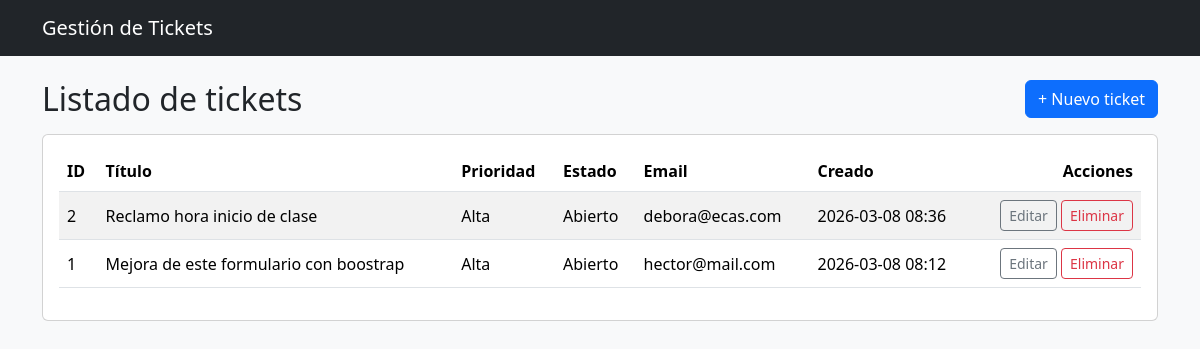
The page /tickets/ on the database its author committed.
### tickets/models.py (models this page shows, shortened)
class Ticket(models.Model):
    PRIORIDAD_CHOICES = [
        ("BAJA", "Baja"),
        ("MEDIA", "Media"),
        ("ALTA", "Alta"),
    ]
    ESTADO_CHOICES = [
        ("ABIERTO", "Abierto"),
        ("EN_PROCESO", "En proceso"),
        ("CERRADO", "Cerrado"),
    ]
    titulo = models.CharField(max_length=120)
    email_contacto = models.EmailField()
    prioridad = models.CharField(max_length=10, choices=PRIORIDAD_CHOICES, default="MEDIA")
    estado = models.CharField(max_length=12, choices=ESTADO_CHOICES, default="ABIERTO")
    descripcion = models.TextField(blank=True)
    fecha_creacion = models.DateTimeField(auto_now_add=True)

### tickets/views.py (the view)
# urls.py: path("", TicketListView.as_view(), name="ticket_list"),
class TicketListView(ListView):
    model = Ticket
    template_name = "ticket_list.html"
    context_object_name = "tickets"
    ordering = ["-fecha_creacion"]

### tickets/templates/ticket_list.html (shortened to what this page needs)
{% extends "base.html" %}
{% block content %}
<div class="d-flex justify-content-between align-items-center mb-3">
 <h2 class="m-0">Listado de tickets</h2>
 <a class="btn btn-primary" href="{% url 'ticket_create' %}">+ Nuevo ticket</a>
</div>
<div class="card">
 <div class="card-body">
    {% if tickets %}
 <div class="table-responsive">
 <table class="table table-striped align-middle">
 <thead>
 <tr>
 <th>ID</th>
 <th>Título</th>
 <th>Prioridad</th>
 <th>Estado</th>
 <th>Email</th>
 <th>Creado</th>
 <th class="text-end">Acciones</th>
 </tr>
 </thead>
 <tbody>
 {% for t in tickets %}
 <tr>
 <td>{{ t.id }}</td>
 <td>{{ t.titulo }}</td>
 <td>{{ t.get_prioridad_display }}</td>
 <td>{{ t.get_estado_display }}</td>
 <td>{{ t.email_contacto }}</td>
 <td>{{ t.fecha_creacion|date:"Y-m-d H:i" }}</td>
 <td class="text-end">
 <a class="btn btn-sm btn-outline-secondary"
 href="{% url 'ticket_update' t.pk %}">Editar</a>
 <a class="btn btn-sm btn-outline-danger"
 href="{% url 'ticket_delete' t.pk %}">Eliminar</a>
 </td>
 </tr>
 {% endfor %}
 </tbody>
 </table>
 </div>
 {% else %}
 <p class="text-muted mb-0">No hay tickets registrados.</p>
 {% endif %}
 </div>
</div>
{% endblock %}

### tickets/templates/base.html (shortened to what this page needs)
<!doctype html>
<html lang="es">
<head>
 <link
href="https://cdn.jsdelivr.net/npm/bootstrap@5.3.3/dist/css/bootstrap.min.css"rel="stylesheet">
</head>
<body class="bg-light">
<nav class="navbar navbar-dark bg-dark mb-4">
 <div class="container">
 <a class="navbar-brand" href="{% url 'ticket_list' %}">Gestión de Tickets</a>
 </div>
</nav>
<main class="container">
 {% block content %}{% endblock %}
</main>
</body>
</html>

### rows shown on the page
Ticket: id "2", titulo "Reclamo hora inicio de clase", prioridad "Alta", estado "Abierto", email_contacto "debora@ecas.com", fecha_creacion "2026-03-08 08:36"
Ticket: id "1", titulo "Mejora de este formulario con boostrap", prioridad "Alta", estado "Abierto", email_contacto "hector@mail.com", fecha_creacion "2026-03-08 08:12"
